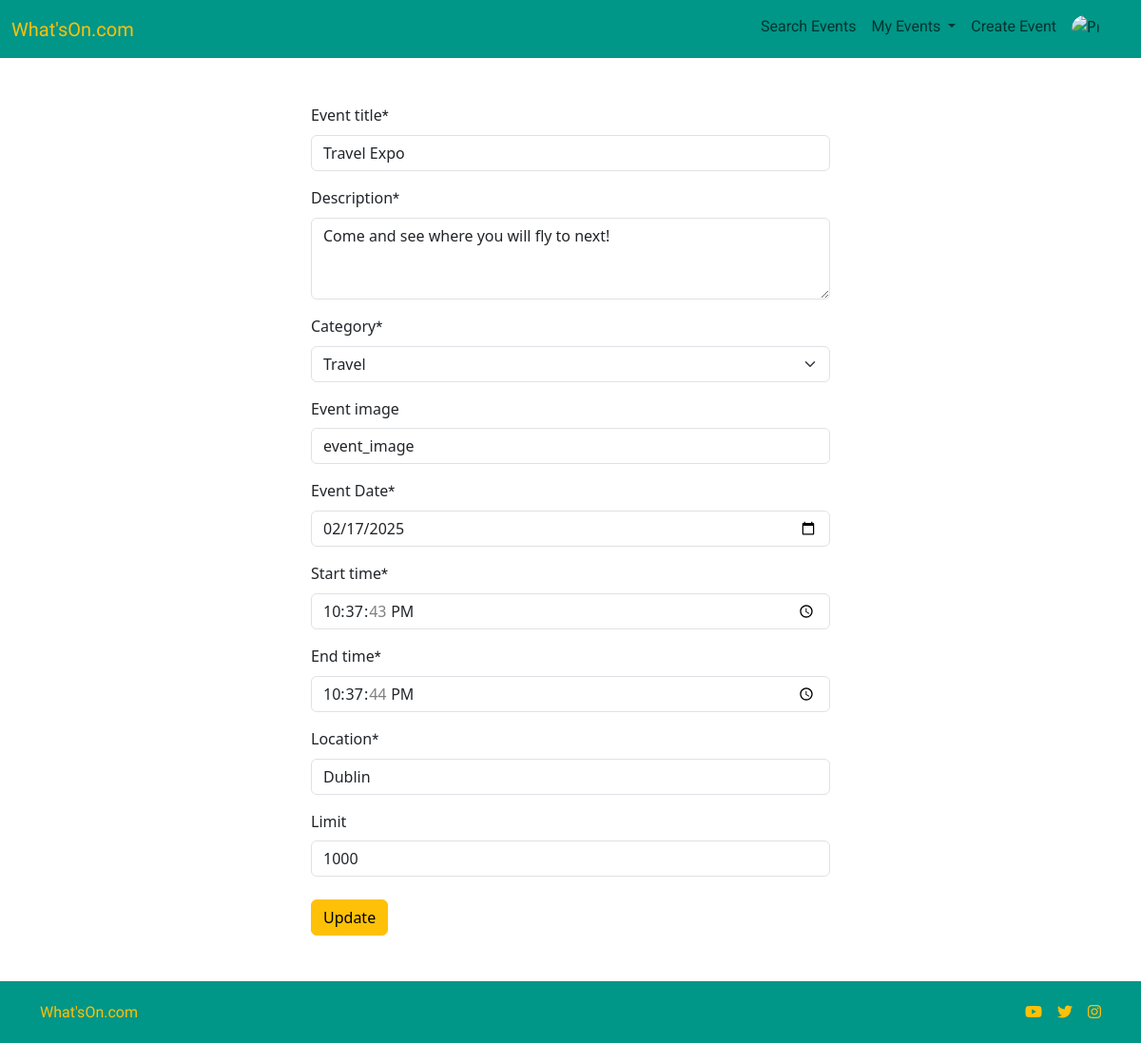
The app's page /event/1/edit_event/ (signed in) with its own data.
### event/models.py (models this page shows, shortened)
class Event(models.Model):
    event_title = models.CharField(max_length=200)
    description = models.TextField()
    category = models.ForeignKey(
        Category, on_delete=models.CASCADE, related_name="events"
    )
    host = models.ForeignKey(
        User, on_delete=models.CASCADE, related_name="event"
    )
    event_image = CloudinaryField('Event Image', default='event_image')
    date = models.DateField()
    start_time = models.TimeField()
    end_time = models.TimeField()
    location = models.CharField(max_length=50)
    enable_comments = models.BooleanField(default=True)
    limit = models.IntegerField(blank=True, null=True)
    is_deleted = models.BooleanField(default=False)
    created_at = models.DateTimeField(auto_now_add=True)
    last_updated = models.DateTimeField(auto_now=True)
    class Meta:
        ordering = ["-created_at"]

### event/views.py (the view, shortened to what this page needs)
@login_required
def event_edit(request, event_id):
    event_query = Event.objects.all()
    event = get_object_or_404(event_query, id=event_id)
    event_form = EventForm(instance=event)
    return render(
        request,
        "event/event_edit.html",
        {
            "event_form": event_form,
        },
    )

### event/forms.py
class EventForm(forms.ModelForm):
    description = forms.CharField(widget=forms.Textarea(attrs={'rows': '3'}))
    date = forms.DateField(widget=forms.DateInput(
        attrs={'type': 'date'}),
        label='Event Date'
    )
    start_time = forms.TimeField(widget=forms.TimeInput(
        attrs={'type': 'time'})
    )
    end_time = forms.TimeField(widget=forms.TimeInput(attrs={'type': 'time'}))
    event_image = CloudinaryFileField(required=False)
    class Meta:
        model = Event
        fields = (
            'event_title', 'description', 'category', 'event_image', 'date',
            'start_time', 'end_time', 'location', 'limit',
        )

### event/models.py (called while the page is built)
    def __str__(self):
        return f"{self.name}"

### event/templates/event/event_edit.html (shortened to what this page needs)
{% extends "base.html" %}
{% block content %}
{% load static %}
{% load crispy_forms_tags %}
<div class="container-lg">
    <div class="row justify-content-center">
        <div class="col-10 col-lg-6 m-5">
            <form id="eventForm" method="post" enctype="multipart/form-data">
                {{ event_form | crispy}}
                <div class="col-12 mt-4">
                    <button type="submit" class="btn btn-warning">Update</button>
                </div>
            </form>
        </div>
    </div>
</div>
{% endblock %}

### static/css/styles.css (style rules this page uses)
span { font-family: 'Roboto', 'serif'; }

### records on screen
Event: event_title "Travel Expo", description "Come and see where you will fly to next!", category "Travel", event_image "event_image", date "02/17/2025", start_time "22:37:43", end_time "22:37:44", location "Dublin", limit "1000"
